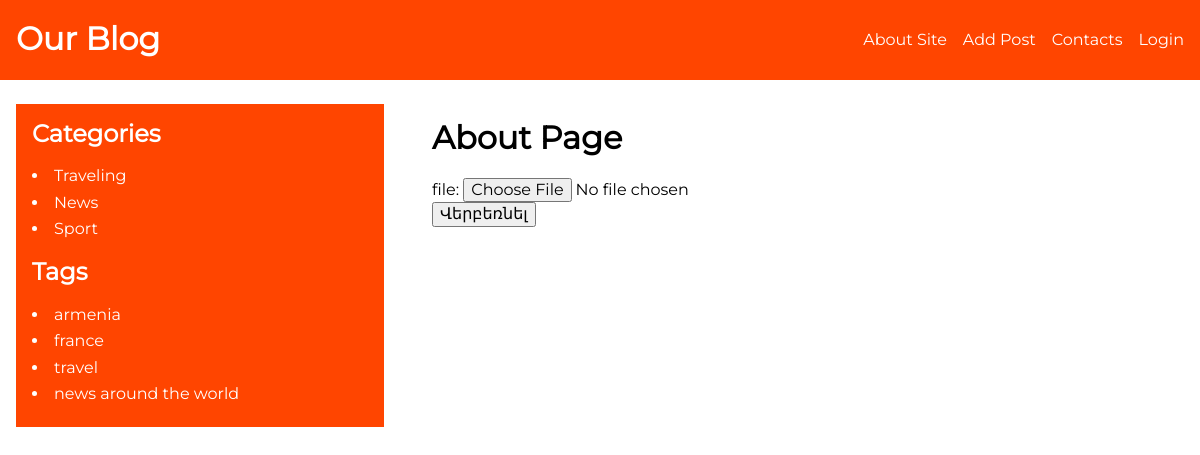
The page /about/ on the database its author committed.
### blog/models.py (models this page shows, shortened)
class Category(models.Model):
	name = models.CharField(max_length=255, db_index=True)
	slug = models.SlugField(max_length=255, unique=True, db_index=True)
	def get_absolute_url(self):
		return reverse("category", kwargs={"cat_slug": self.slug})
	class Meta:
		verbose_name = "Category"
		verbose_name_plural = "Categories"

class ArticleTags(models.Model):
	tag = models.CharField(max_length=255, db_index=True)
	slug = models.SlugField(max_length=255, unique=True, db_index=True)
	def get_absolute_url(self):
		return reverse("tag", kwargs={"tag_slug": self.slug})

### blog/views.py (the view)
# urls.py: path("about/", views.about, name="about"),
def about(request):
	if request.method == "POST":
		form = UploadFileForm(request.POST, request.FILES)
		if form.is_valid():
			fp = UploadFiles(file=form.cleaned_data["file"])
			fp.save()
	else:
		form = UploadFileForm()
	return render(request, "blog/about.html", {"title": "About Page", "form": form})

### blog/forms.py
class UploadFileForm(forms.Form):
	file = forms.ImageField(label="file")

### blog/context.py (called while the page is built)
def menu_context(request):
	return {
		"menu": [
			{
				"link_title": "About Site",
				"link_url": "about"
			},
			{
				"link_title": "Add Post",
				"link_url": "add_post"
			},
			{
				"link_title": "Contacts",
				"link_url": "contacts"
			},
			{
				"link_title": "Login",
				"link_url": "login"
			},
		],
	}

### blog/templatetags/blog_tags.py (called while the page is built)
@register.inclusion_tag("blog/includes/categories.html")
def show_categories(cat_selected=0):
	cats = Category.objects.all()
	return {"cats": cats, "cat_selected": cat_selected}

@register.inclusion_tag("blog/includes/tags.html")
def show_tags():
	return {"tags": ArticleTags.objects.all()}

### blog/templates/blog/about.html (shortened to what this page needs)
{% extends "base.html" %}
{% block content_header %}
    <h1>{{title}}</h1>
    <form action="" method="POST" enctype="multipart/form-data">
        {{ form.as_div }}
        <div>
            <button type="submit">Վերբեռնել</button>
        </div>
    </form>
{% endblock %}

### blog/templates/blog/includes/categories.html
<h2>Categories</h2>
<ul class="categories">
    {% for cat in cats %}
        {% if cat.id == cat_selected %}
            <li class="active_cat">{{cat.name}}</li>
        {% else %}
            <li>
                <a class="category_item" href="{{ cat.get_absolute_url }}">{{cat.name}}</a>
            </li>
        {% endif %}
    {% endfor %}
</ul>

### blog/templates/blog/includes/tags.html
{% if tags %}
<h2>Tags</h2>
<ul class="tags">
    {% for tag in tags %}
    <li>
        <a class="category_item" href="{{ tag.get_absolute_url }}">{{tag.tag}}</a>
    </li>
    {% endfor %}
</ul>
{% endif %}

### blog/static/blog/css/style.css (style rules this page uses)
* { box-sizing: border-box; }
html { line-height: 1.15; -webkit-text-size-adjust: 100%; }
body { margin: 0; }
h1 { font-size: 2em; margin: 0.67em 0; }
a { background-color: transparent; }
button, input, optgroup, select, textarea { font-family: inherit; font-size: 100%; line-height: 1.15; margin: 0; }
button, input { overflow: visible; }
button, select { text-transform: none; }
button, [type="button"], [type="reset"], [type="submit"] { -webkit-appearance: button; }
ul { padding: 0; }
body { font-family: "m-regular", arial, serif; }

### rows shown on the page
Category: name "Traveling"
Category: name "News"
Category: name "Sport"
ArticleTags: tag "armenia"
ArticleTags: tag "france"
ArticleTags: tag "travel"
ArticleTags: tag "news around the world"

### other values the page prints
{{ m.link_title }} "About Site" "Add Post" "Contacts" "Login"
{{ title }} "About Page"
